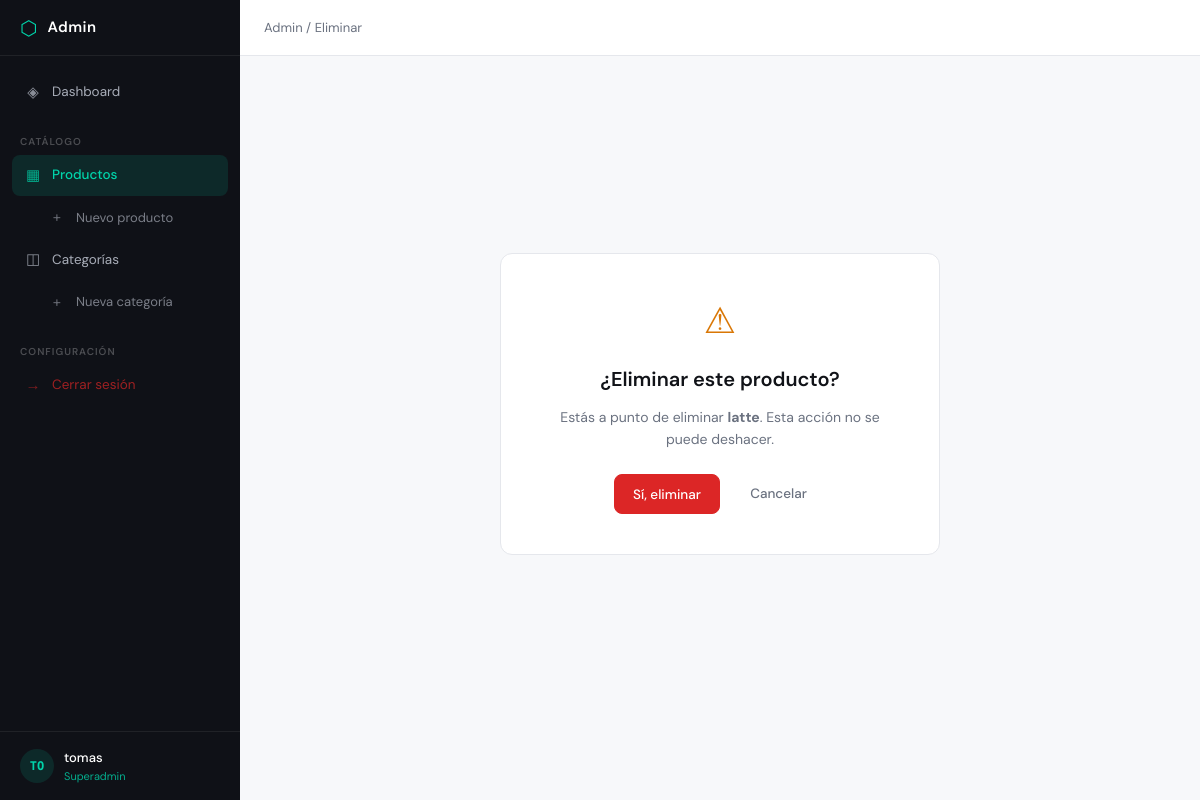
Before: /admin-panel/productos/5/eliminar/ (signed in) with the older database file.
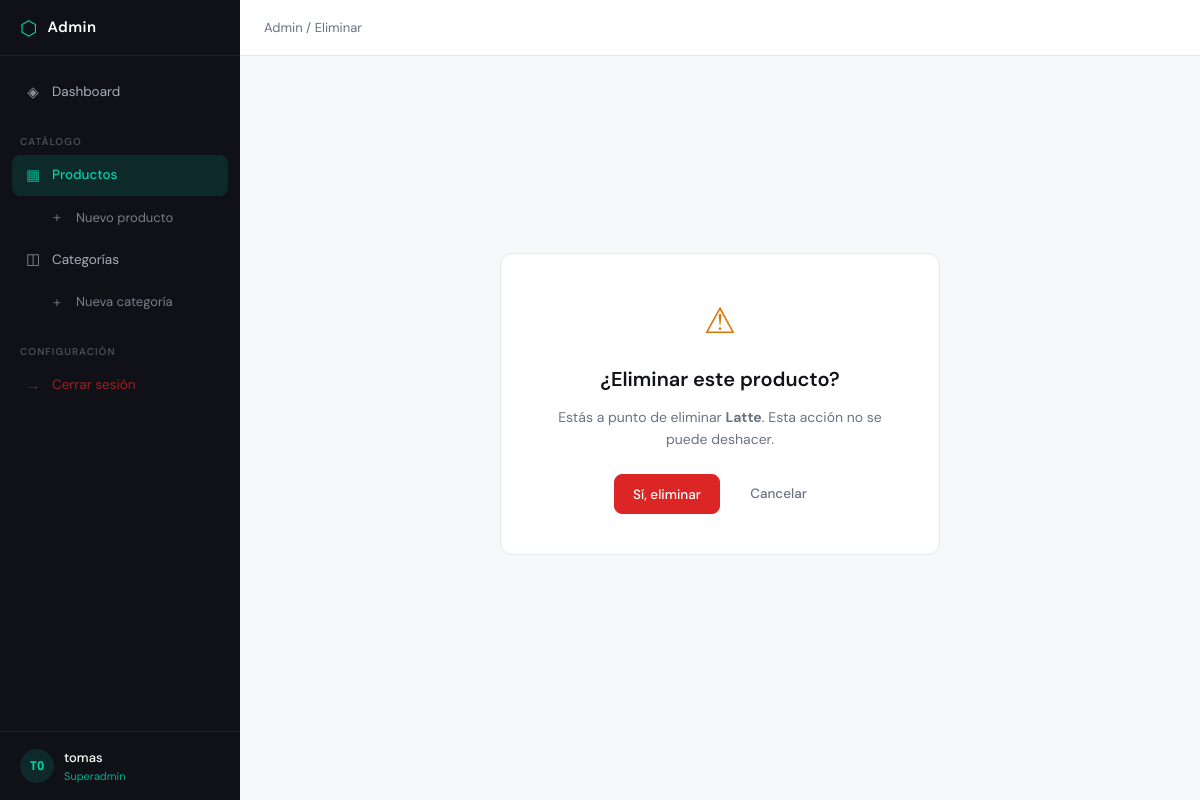
After: the same page with the newer database file.
### catalogo/models.py (models this page shows, shortened)
class Producto(models.Model):
    nombre = models.CharField(max_length=200)
    descripcion = models.TextField()
    precio = models.IntegerField()
    stock = models.IntegerField()
    image = models.ImageField(upload_to='productos/', null=True, blank=True)
    categoria = models.ForeignKey(Categoria, on_delete=models.CASCADE, related_name='productos')

### admin_panel/views.py (the view)
# urls.py: path('productos/<int:pk>/eliminar/', views.producto_eliminar, name='producto_eliminar'),
@admin_required
def producto_eliminar(request, pk):
    producto = get_object_or_404(Producto, pk=pk)
    if request.method == 'POST':
        nombre = producto.nombre
        producto.delete()
        messages.success(request, f'Producto "{nombre}" eliminado correctamente.')
        return redirect('admin_panel:producto_lista')
    return render(request, 'admin_panel/confirmar_eliminar.html', {
        'objeto': producto,
        'tipo': 'producto',
        'nombre': producto.nombre,
        'cancelar_url': 'admin_panel:producto_lista',
    })

### catalogo/context_processors.py (called while the page is built)
def cantidad_carrito(request):
    total = 0
    if 'carrito' in request.session: # si ya hay un carrito
        for key, value in request.session['carrito'].items():
            total += value['cantidad'] # suma la cantidad de cada prod guardado
    return {'cantidad_carrito' : total} #envia la cantidad al html

### admin_panel/templates/admin_panel/confirmar_eliminar.html (shortened to what this page needs)
{% extends 'admin_panel/base.html' %}
{% block breadcrumb %} / Eliminar{% endblock %}
{% block content %}
<div class="confirm-wrapper">
  <div class="confirm-card">
    <div class="confirm-icon">⚠</div>
    <h1 class="confirm-title">¿Eliminar este {{ tipo }}?</h1>
    <p class="confirm-msg">
      Estás a punto de eliminar <strong>{{ nombre }}</strong>.
      Esta acción no se puede deshacer.
    </p>
    <form method="post" class="confirm-form">
      <button type="submit" class="btn btn-danger">Sí, eliminar</button>
      <a href="{% url cancelar_url %}" class="btn btn-ghost">Cancelar</a>
    </form>
  </div>
</div>
{% endblock %}

Changed rows visible on the page:
changed Producto: nombre "latte" → "Latte"
